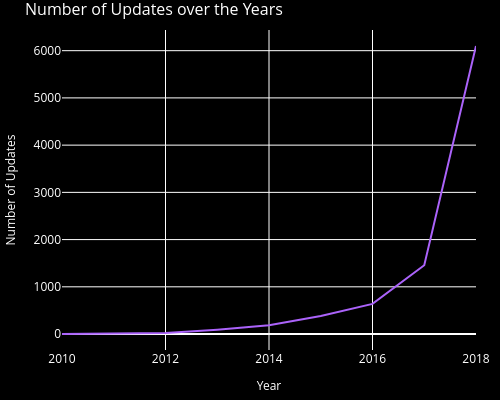

The notebook cell saved with this chart:
### Code cell
# ------------------ Figure 6 ------------------

updates_per_year = apps_df['Last Updated'].dt.year.value_counts().sort_index()

fig6 = px.line(
    x=updates_per_year.index,
    y=updates_per_year.values,
    labels={'x': 'Year', 'y': 'Number of Updates'},
    title='Number of Updates over the Years',
    color_discrete_sequence=['#AB63FA'],
    width=500,
    height=400
)

fig6.update_layout(
    plot_bgcolor='black',
    paper_bgcolor='black',
    font_color='white',
    title_font={'size': 16},
    xaxis=dict(title_font={'size': 12}),
    yaxis=dict(title_font={'size': 12}),
    margin=dict(l=10, r=10, t=30, b=10)
)
# Show plot
fig6.show()

# Save HTML
save_plot_as_html(
    fig6,
    "Updates Graph 6.html",
    "Updates have been analyzed year-wise."
)

### Figure 1 — Plotly figure (JSON) as saved in the notebook; plotly's stock layout.template omitted (floating-point values rounded to 4 significant figures)
{"data": [{"hovertemplate": "Year=%{x}<br>Number of Updates=%{y}<extra></extra>", "legendgroup": "", "line": {"color": "#AB63FA", "dash": "solid"}, "marker": {"symbol": "circle"}, "mode": "lines", "name": "", "orientation": "v", "showlegend": false, "type": "scatter", "x": [2010, 2011, 2012, 2013, 2014, 2015, 2016, 2017, 2018], "xaxis": "x", "y": [1, 15, 21, 92, 185, 383, 638, 1458, 6099], "yaxis": "y"}], "layout": {"font": {"color": "white"}, "height": 400, "legend": {"tracegroupgap": 0}, "margin": {"b": 10, "l": 10, "r": 10, "t": 30}, "paper_bgcolor": "black", "plot_bgcolor": "black", "title": {"font": {"size": 16}, "text": "Number of Updates over the Years"}, "width": 500, "xaxis": {"anchor": "y", "domain": [0, 1], "title": {"font": {"size": 12}, "text": "Year"}}, "yaxis": {"anchor": "x", "domain": [0, 1], "title": {"font": {"size": 12}, "text": "Number of Updates"}}}}
